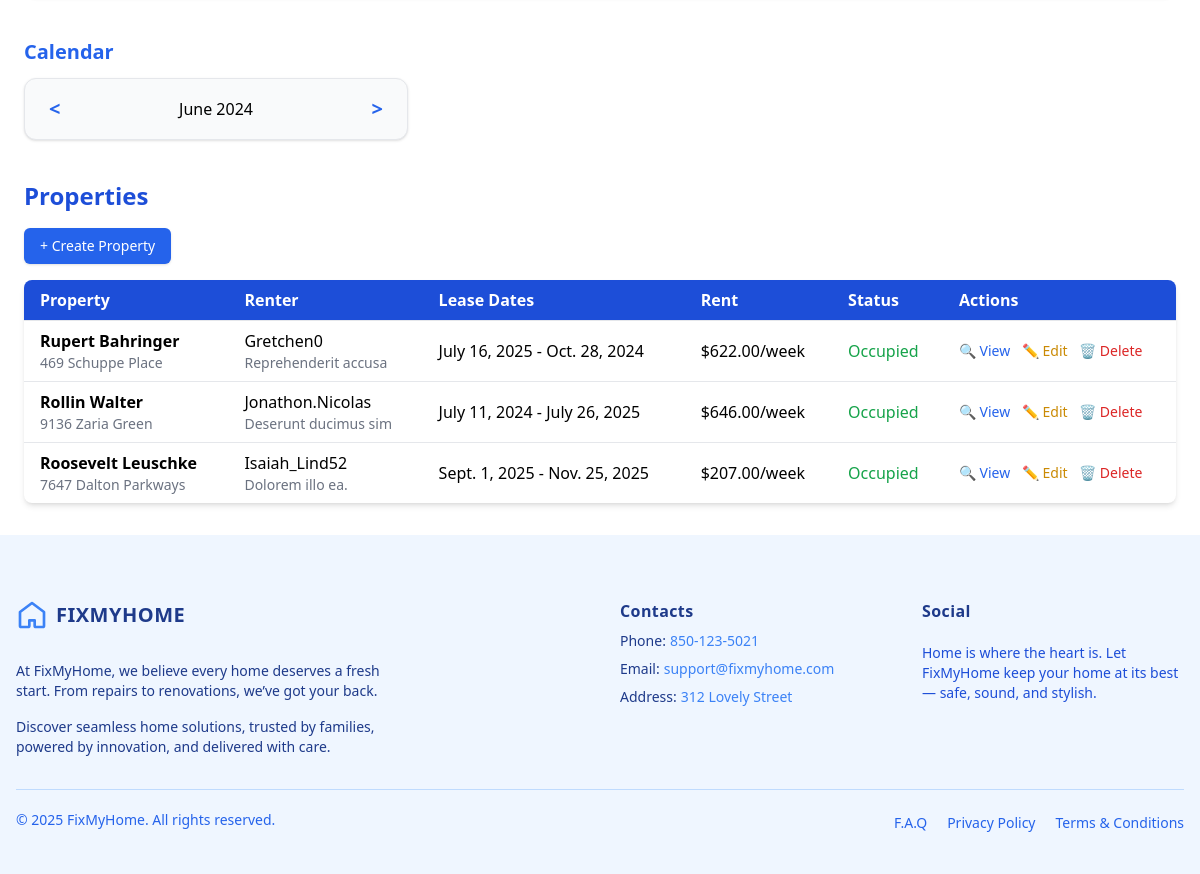
The page /agent/home/ (signed in, lower part) on the database as committed earlier.
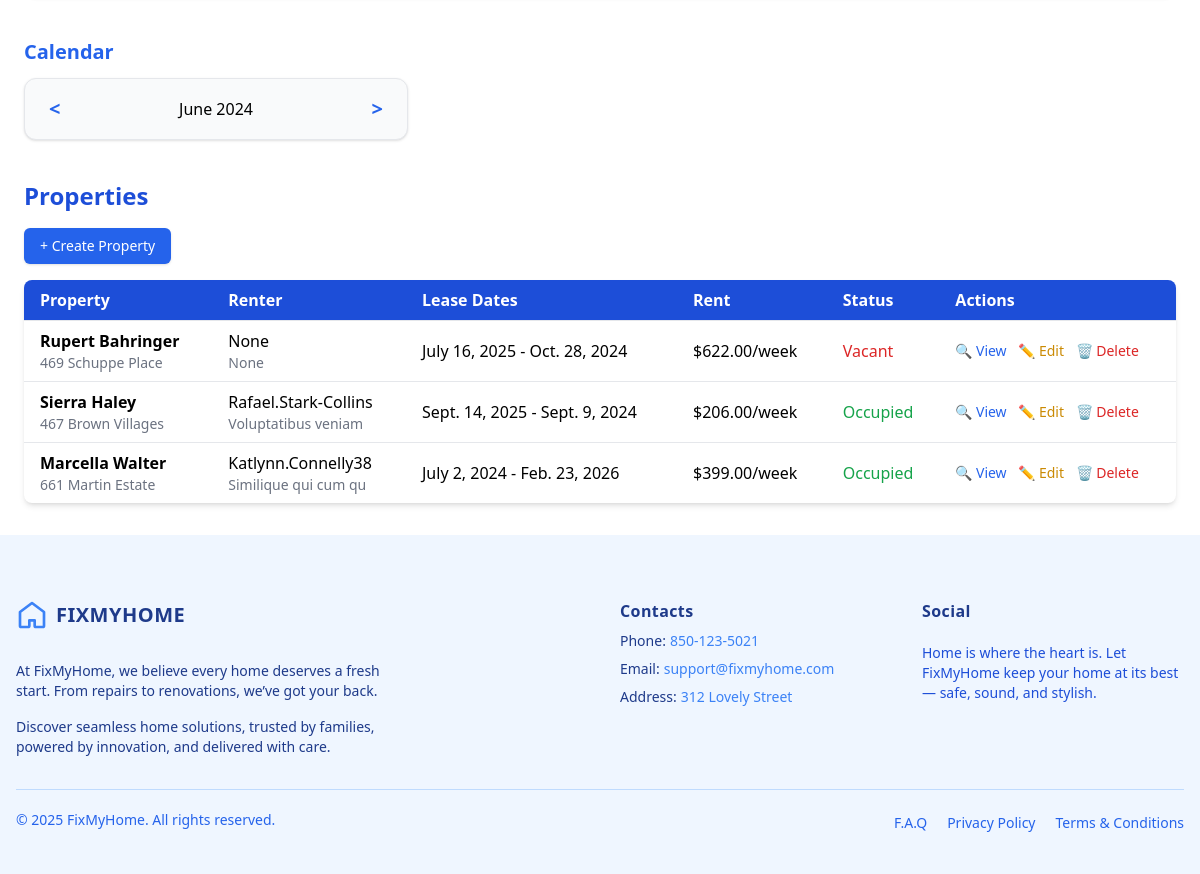
The same page on the database as committed later.
### agent/models/propertyAgent.py (models this page shows, shortened)
class Property(models.Model):
    renter = models.ForeignKey(Renter, on_delete=models.SET_NULL, related_name='rent_property', null=True, blank=True)
    agent = models.ForeignKey(AgentRegister, on_delete=models.CASCADE, null=False, related_name='own_properties')
    name = models.CharField(max_length=100, blank=True, null=True)
    floor_count = models.PositiveIntegerField(blank=True, null=True)
    state = models.CharField(max_length=100, blank=True, null=True)
    city = models.CharField(max_length=100, blank=True, null=True)
    address = models.TextField(blank=True, null=True)
    renter_name = models.CharField(max_length=100, blank=True, null=True)
    renter_contact = models.CharField(max_length=20, blank=True, null=True)
    rent = models.DecimalField(max_digits=10, decimal_places=2, blank=True, null=True)
    postal_code = models.CharField(max_length=20, blank=True, null=True)
    created_at = models.DateTimeField(auto_now_add=True, blank=True, null=True)
    updated_at = models.DateTimeField(auto_now=True, blank=True, null=True)
    property_photo = models.ImageField(upload_to='property_photos/', blank=True, null=True)
    condition_report = models.ImageField(upload_to='condition_reports/', blank=True, null=True)
    lease_start = models.DateField()
    lease_end = models.DateField()
    STATUS_CHOICES = [
        ('occupied', 'Occupied'),
        ('vacant', 'Vacant'),
    ]
    status = models.CharField(max_length=10, choices=STATUS_CHOICES, default='vacant')

### agent/views.py (the view, shortened to what this page needs)
# urls.py: path('home/', views.AgentHomeView.as_view(), name='home_agent'),
@method_decorator(login_required, name='dispatch')
class AgentHomeView(FormView):
    template_name = 'pages/homeAgent.html'
    form_class = InvitationForm
    success_url = reverse_lazy("home_agent")
    def get_context_data(self, **kwargs):
        context = super().get_context_data(**kwargs)
        context['properties'] = Property.objects.all()
        agent = AgentRegister.objects.get(user=self.request.user)
        context['to_quote_urgent'] = Jobs.objects.filter(agent=agent, status='quoted', priority=True).count()
        context['to_quote_non_urgent'] = Jobs.objects.filter(agent=agent, status='quoted', priority=False).count()
        context['pending_urgent'] = Jobs.objects.filter(agent=agent, status='confirmed', priority=True).count()
        context['pending_non_urgent'] = Jobs.objects.filter(agent=agent, status='confirmed', priority=False).count()
        context['approved_urgent'] = Jobs.objects.filter(agent=agent, status='approved', priority=True).count()
        context['approved_non_urgent'] = Jobs.objects.filter(agent=agent, status='approved', priority=False).count()
        today = now().date()
        context['today_urgent'] = Jobs.objects.filter(agent=agent, scheduled_at__date=today, priority=True).count()
        context['today_non_urgent'] = Jobs.objects.filter(agent=agent, scheduled_at__date=today, priority=False).count()
        return context

### agent/templates/pages/homeAgent.html (shortened to what this page needs)
{% extends "baseAgent.html" %}
{% load widget_tweaks %}
{% block content %}
<main class="max-w-7xl mx-auto px-6 py-8 space-y-10">
  <section>
    <h2 class="text-blue-600 font-bold text-xl mb-3">Calendar</h2>
      <div class="flex items-center justify-between border rounded-xl px-6 py-4 bg-gray-50 shadow w-full max-w-sm">
          <button class="text-blue-600 text-xl font-bold">&lt;</button>
          <span class="font-medium">June 2024</span>
          <button class="text-blue-600 text-xl font-bold">&gt;</button>
      </div>
  </section>
  {% include 'components/home/propertiesSection.html' %}
</main>
{% include 'components/footerAgent.html' %}
{% endblock %}

### agent/templates/components/home/propertiesSection.html (shortened to what this page needs)
<div x-data="{ showModal: false, modalData: null }" class="mt-8">
    <h2 class="text-2xl font-bold mb-4 text-blue-700">Properties</h2>
    <div class="flex justify-start mb-4">
        <a href="{% url 'property_create' %}"
            class="bg-blue-600 hover:bg-blue-700 text-white font-medium px-4 py-2 rounded-md shadow text-sm">
            + Create Property
        </a>
    </div>
    <div class="bg-white shadow-md rounded-lg overflow-hidden">
        <table class="min-w-full table-auto">
        <thead class="bg-blue-700 text-white">
            <tr>
            <th class="px-4 py-2 text-left">Property</th>
            <th class="px-4 py-2 text-left">Renter</th>
            <th class="px-4 py-2 text-left">Lease Dates</th>
            <th class="px-4 py-2 text-left">Rent</th>
            <th class="px-4 py-2 text-left">Status</th>
            <th class="px-4 py-2 text-left">Actions</th>
            </tr>
        </thead>
        <tbody>
            {% for property in properties %}
                <tr class="border-t">
                <td class="px-4 py-2">
                    <div class="font-semibold">{{ property.name }}</div>
                    <div class="text-sm text-gray-500">{{ property.address }}</div>
                </td>
                <td class="px-4 py-2">
                    <div>{{ property.renter_name }}</div>
                    <div class="text-sm text-gray-500">{{ property.renter_contact }}</div>
                </td>
                <td class="px-4 py-2">{{ property.lease_start }} - {{ property.lease_end }}</td>
                <td class="px-4 py-2">${{ property.rent }}/week</td>
                <td class="px-4 py-2">
                    <span class="{% if property.status == 'occupied' %}text-green-600{% else %}text-red-600{% endif %}">
                    {{ property.status|title }}
                    </span>
                </td>
                <td class="px-4 py-2 space-x-2 text-sm">
                    <a href="{% url 'property_view' property.pk %}" class="text-blue-600 hover:underline">🔍 View</a>
                    <a href="{% url 'property_edit' property.pk %}" class="text-yellow-600 hover:underline">✏ Edit</a>
                    <form method="post" action="{% url 'property_delete' property.pk %}" class="inline">
                        <button type="submit" onclick="return confirm('Are you sure you want to delete this property?')"
                            class="text-red-600 hover:underline">🗑 Delete</button>
                    </form>
                </td>
                </tr>
            {% empty %}
                <tr>
                <td colspan="6" class="text-center py-4 text-gray-500">No properties available.</td>
                </tr>
            {% endfor %}
            </tbody>
        </table>
    </div>
</div>

Rows that differ between the two databases and show on the page:
removed Property: name "Rollin Walter", address "9136 Zaria Green", renter_name "Jonathon.Nicolas", renter_contact "Deserunt ducimus sim", lease_start "July 11, 2024", lease_end "July 26, 2025", rent "646.00", status "Occupied"
removed Property: name "Roosevelt Leuschke", address "7647 Dalton Parkways", renter_name "Isaiah_Lind52", renter_contact "Dolorem illo ea.", lease_start "Sept. 1, 2025", lease_end "Nov. 25, 2025", rent "207.00", status "Occupied"
changed Property "Rupert Bahringer": renter_name "Gretchen0" → "None"; renter_contact "Reprehenderit accusa" → "None"; status "Occupied" → "Vacant"
added Property: name "Sierra Haley", address "467 Brown Villages", renter_name "Rafael.Stark-Collins", renter_contact "Voluptatibus veniam", lease_start "Sept. 14, 2025", lease_end "Sept. 9, 2024", rent "206.00", status "Occupied"
added Property: name "Marcella Walter", address "661 Martin Estate", renter_name "Katlynn.Connelly38", renter_contact "Similique qui cum qu", lease_start "July 2, 2024", lease_end "Feb. 23, 2026", rent "399.00", status "Occupied"
